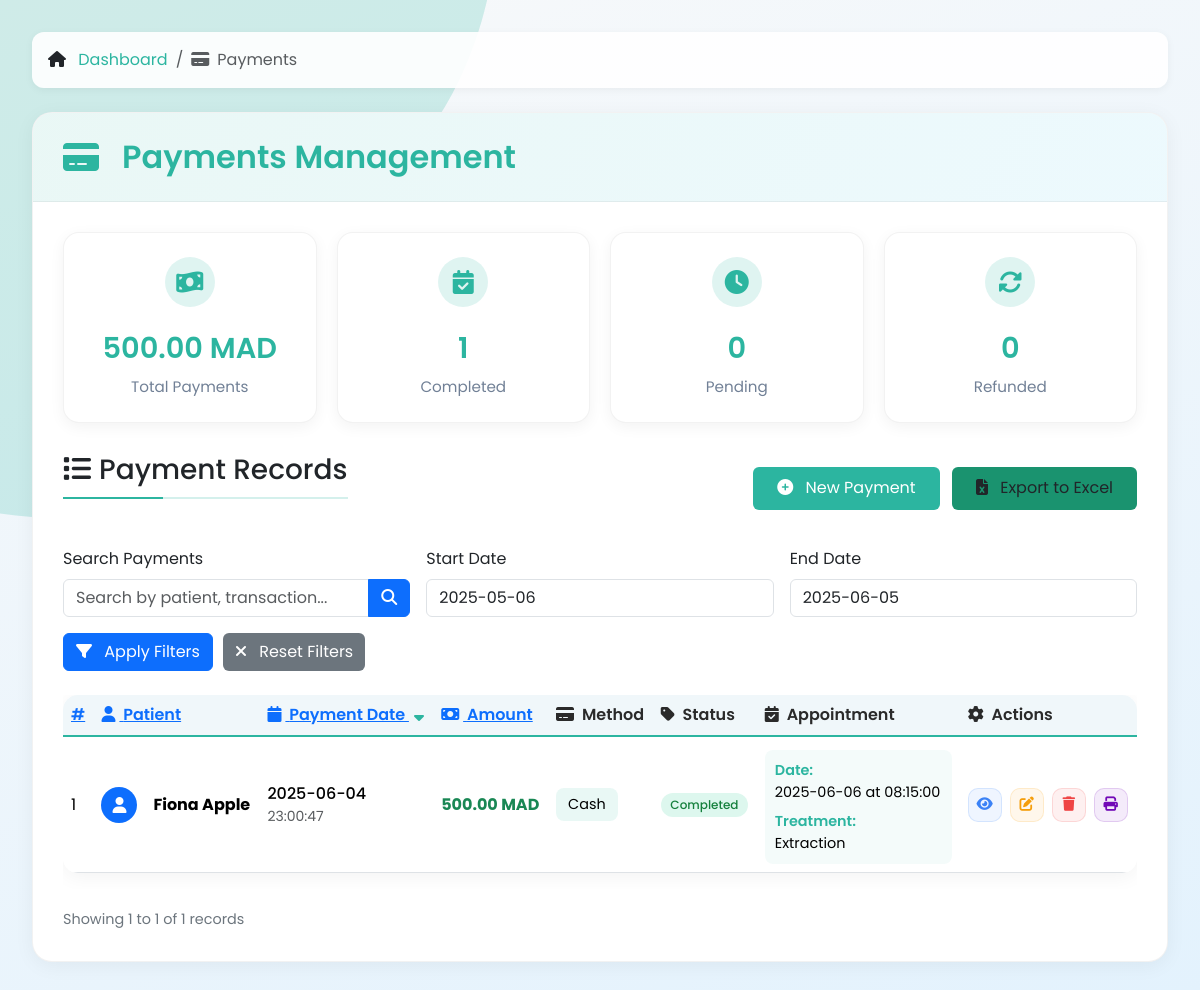
The page /payments.php on the database its author committed.
### tables this page shows
CREATE TABLE `payments` (
  `id` int NOT NULL,
  `patient_id` int NOT NULL,
  `appointment_id` int DEFAULT NULL,
  `amount` decimal(10,2) NOT NULL,
  `payment_date` date NOT NULL,
  `payment_time` time DEFAULT NULL,
  `payment_method` enum('cash','credit_card','debit_card','bank_transfer','check') NOT NULL,
  `status` enum('completed','pending','failed','refunded') DEFAULT 'completed',
  `transaction_id` varchar(100) DEFAULT NULL,
  `notes` text,
  `created_at` timestamp NULL DEFAULT CURRENT_TIMESTAMP,
  `updated_at` timestamp NULL DEFAULT CURRENT_TIMESTAMP ON UPDATE CURRENT_TIMESTAMP
);

CREATE TABLE `patients` (
  `id` int NOT NULL,
  `full_name` varchar(100) NOT NULL,
  `phone` varchar(20) NOT NULL,
  `cna` varchar(20) DEFAULT NULL,
  `address` varchar(255) DEFAULT NULL,
  `working_type` enum('student','employed','self-employed','unemployed') NOT NULL,
  `created_at` datetime DEFAULT CURRENT_TIMESTAMP,
  `age` int NOT NULL
);

CREATE TABLE `appointments` (
  `id` int NOT NULL,
  `patient_id` int DEFAULT NULL,
  `dentist_id` int DEFAULT NULL,
  `appointment_date` date NOT NULL,
  `appointment_time` time NOT NULL,
  `treatment_type` varchar(100) DEFAULT NULL,
  `status` enum('scheduled','completed','cancelled') DEFAULT 'scheduled',
  `invoice_id` int DEFAULT NULL,
  `notes` text
);

### payments.php (the view, shortened to what this page needs)
<?php
require_once 'config.php';
$payments = [];
$limit = 10;
$page = isset($_GET['page']) ? (int)$_GET['page'] : 1;
$page = max($page, 1);
$offset = ($page - 1) * $limit;
$sort = isset($_GET['sort']) ? $_GET['sort'] : 'payment_date';
$order = isset($_GET['order']) ? $_GET['order'] : 'DESC';
$order = in_array(strtoupper($order), ['ASC', 'DESC']) ? strtoupper($order) : 'DESC';
$search = isset($_GET['search']) ? trim($_GET['search']) : '';
$start_date = isset($_GET['start_date']) ? $_GET['start_date'] : date('Y-m-d', strtotime('-30 days'));
$end_date = isset($_GET['end_date']) ? $_GET['end_date'] : date('Y-m-d');
$query = "SELECT p.*, pat.full_name, a.appointment_date, a.appointment_time, a.treatment_type
        FROM payments p
        LEFT JOIN patients pat ON p.patient_id = pat.id
        LEFT JOIN appointments a ON p.appointment_id = a.id
        WHERE p.payment_date BETWEEN :start_date AND :end_date";
$query .= " ORDER BY $sort $order";
$query .= " LIMIT :limit OFFSET :offset";
try {
    $paymentsQuery = $pdo->prepare($query);
    $paymentsQuery->bindValue(':start_date', $start_date);
    $paymentsQuery->bindValue(':end_date', $end_date);
    $paymentsQuery->bindValue(':limit', $limit, PDO::PARAM_INT);
    $paymentsQuery->bindValue(':offset', $offset, PDO::PARAM_INT);
    $paymentsQuery->execute();
    $payments = $paymentsQuery->fetchAll();
} catch (PDOException $e) {
    error_log("Error fetching payments: " . $e->getMessage());
    $payments = [];
}
try {
    $countQuery = "SELECT COUNT(*)
        FROM payments p
        LEFT JOIN patients pat ON p.patient_id = pat.id
        WHERE p.payment_date BETWEEN :start_date AND :end_date";
    $countStmt = $pdo->prepare($countQuery);
    $countStmt->bindValue(':start_date', $start_date);
    $countStmt->bindValue(':end_date', $end_date);
    $countStmt->execute();
    $totalPayments = $countStmt->fetchColumn();
} catch (PDOException $e) {
    error_log("Error fetching payment count: " . $e->getMessage());
    $totalPayments = 0;
}
$totalAmount = 0;
$completedCount = 0;
$pendingCount = 0;
$refundedCount = 0;
foreach ($payments as $p) {
    $totalAmount += $p['amount'];
    if ($p['status'] === 'completed') $completedCount++;
}
?>
<!DOCTYPE html>
<html lang="en">
<head>
    <link href="https://cdn.jsdelivr.net/npm/bootstrap@5.3.3/dist/css/bootstrap.min.css" rel="stylesheet">
    <link rel="stylesheet" href="https://cdnjs.cloudflare.com/ajax/libs/font-awesome/6.4.0/css/all.min.css">
    <link rel="stylesheet" href="https://cdn.jsdelivr.net/npm/flatpickr/dist/flatpickr.min.css">
</head>
<body>
    <nav class="mb-4">
    <ol class="breadcrumb">
    <li class="breadcrumb-item">
        <i class="fas fa-home me-2"></i>
        <a href="dashboard.php">Dashboard</a>
    </li>
    <li class="breadcrumb-item active">
        <i class="fas fa-credit-card me-2"></i>Payments
    </li>
</ol>
    </nav>
    <div class="app-container">
        <div class="app-header">
            <h2><i class="fas fa-credit-card me-2"></i> Payments Management</h2>
        </div>
        <div class="app-content">
            <div class="stats-grid">
                <div class="stat-card">
                    <div class="stat-icon">
                        <i class="fas fa-money-bill-wave"></i>
                    </div>
                    <div class="stat-value"><?= number_format($totalAmount, 2) ?> MAD</div>
                    <div class="stat-label">Total Payments</div>
                </div>
                <div class="stat-card">
                    <div class="stat-icon">
                        <i class="fas fa-calendar-check"></i>
                    </div>
                    <div class="stat-value"><?= $completedCount ?></div>
                    <div class="stat-label">Completed</div>
                </div>
                <div class="stat-card">
                    <div class="stat-icon">
                        <i class="fas fa-clock"></i>
                    </div>
                    <div class="stat-value"><?= $pendingCount ?></div>
                    <div class="stat-label">Pending</div>
                </div>
                <div class="stat-card">
                    <div class="stat-icon">
                        <i class="fas fa-sync-alt"></i>
                    </div>
                    <div class="stat-value"><?= $refundedCount ?></div>
                    <div class="stat-label">Refunded</div>
                </div>
            </div>
            <div class="d-flex justify-content-between align-items-center mb-4">
                <h3 class="section-title"><i class="fas fa-list me-2"></i>Payment Records</h3>
                <div>
                    <button class="btn btn-success me-2" data-bs-toggle="modal" data-bs-target="#addPaymentModal">
                        <i class="fas fa-plus-circle me-2"></i> New Payment
                    </button>
                    <form id="exportForm" method="POST" style="display: inline;">
                        <button type="submit" class="btn export-btn">
                            <i class="fas fa-file-excel me-2"></i> Export to Excel
                        </button>
                    </form>
                </div>
            </div>
            <form method="GET" id="filtersForm" class="mb-4">
                <div class="row g-3">
                    <div class="col-md-4">
                        <label class="form-label">Search Payments</label>
                        <div class="input-group">
                            <input type="text" name="search" id="searchInput" value="<?= htmlspecialchars($search) ?>"
                                   class="form-control" placeholder="Search by patient, transaction..."
                                   onkeyup="liveSearch()">
                            <button class="btn btn-primary" type="submit">
                                <i class="fas fa-search"></i>
                            </button>
                        </div>
                    </div>
                    <div class="col-md-4">
                        <label class="form-label">Start Date</label>
                        <input type="text" class="form-control date-picker" id="start_date" name="start_date"
                               value="<?= htmlspecialchars($start_date) ?>" placeholder="Select start date">
                    </div>
                    <div class="col-md-4">
                        <label class="form-label">End Date</label>
                        <input type="text" class="form-control date-picker" id="end_date" name="end_date"
                               value="<?= htmlspecialchars($end_date) ?>" placeholder="Select end date">
                    </div>
                </div>
                <div class="filter-buttons mt-3">
                    <button type="submit" class="btn btn-primary">
                        <i class="fas fa-filter me-2"></i> Apply Filters
                    </button>
                    <button type="button" class="btn btn-reset" onclick="resetFilters()">
                        <i class="fas fa-times me-2"></i> Reset Filters
                    </button>
                </div>
            </form>
            <div class="table-responsive">
                <table class="table table-hover align-middle">
                    <thead class="table-light">
                        <tr>
                            <th>
                                <a href="?<?= http_build_query(array_merge($_GET, ['sort' => 'id', 'order' => $sort === 'id' && $order === 'DESC' ? 'ASC' : 'DESC'])) ?>">
                                    #
                                </a>
                            </th>
                            <th>
                                <a href="?<?= http_build_query(array_merge($_GET, ['sort' => 'full_name', 'order' => $sort === 'full_name' && $order === 'DESC' ? 'ASC' : 'DESC'])) ?>">
                                    <i class="fas fa-user me-1"></i> Patient
                                </a>
                            </th>
                            <th>
                                <a href="?<?= http_build_query(array_merge($_GET, ['sort' => 'payment_date', 'order' => $sort === 'payment_date' && $order === 'DESC' ? 'ASC' : 'DESC'])) ?>">
                                    <i class="fas fa-calendar me-1"></i> Payment Date
                                    <?php if ($sort === 'payment_date'): ?>
                                        <i class="fas fa-sort-<?= $order === 'ASC' ? 'up' : 'down' ?> sort-icon"></i>
                                    <?php endif; ?>
                                </a>
                            </th>
                            <th>
                                <a href="?<?= http_build_query(array_merge($_GET, ['sort' => 'amount', 'order' => $sort === 'amount' && $order === 'DESC' ? 'ASC' : 'DESC'])) ?>">
                                    <i class="fas fa-money-bill me-1"></i> Amount
                                </a>
                            </th>
                            <th><i class="fas fa-credit-card me-1"></i> Method</th>
                            <th><i class="fas fa-tag me-1"></i> Status</th>
                            <th><i class="fas fa-calendar-check me-1"></i> Appointment</th>
                            <th><i class="fas fa-cog me-1"></i> Actions</th>
                        </tr>
                    </thead>
                    <tbody id="paymentsTableBody">
                        <?php if (count($payments) > 0): ?>
                            <?php foreach ($payments as $i => $p):
                                $statusClass = [
                                    'completed' => 'badge-completed',
                                    'pending' => 'badge-pending',
                                    'refunded' => 'badge-refunded',
                                    'failed' => 'badge-failed'
                                ];
                                $class = $statusClass[$p['status']] ?? '';
                            ?>
                                <tr data-payment='<?= htmlspecialchars(json_encode($p)) ?>'>
                                    <td><?= $offset + $i + 1 ?></td>
                                    <td>
                                        <div class="d-flex align-items-center">
                                            <div class="bg-primary rounded-circle d-flex align-items-center justify-content-center" style="width: 36px; height: 36px;">
                                                <i class="fas fa-user text-white"></i>
                                            </div>
                                            <div class="ms-3">
                                                <strong><?= htmlspecialchars($p['full_name']) ?></strong>
                                            </div>
                                        </div>
                                    </td>
                                    <td>
                                        <div class="fw-medium"><?= $p['payment_date'] ?></div>
                                        <div class="text-muted small"><?= $p['payment_time'] ?></div>
                                    </td>
                                    <td class="fw-bold text-success"><?= number_format($p['amount'], 2) ?> MAD</td>
                                    <td>
                                        <span class="payment-method text-capitalize">
                                            <?= $p['payment_method'] ?>
                                        </span>
                                    </td>
                                    <td>
                                        <span class="badge <?= $class ?>"><?= ucfirst($p['status']) ?></span>
                                    </td>
                                    <td>
                                        <?php if ($p['appointment_date']): ?>
                                            <div class="appointment-details">
                                                <div class="appointment-label">Date:</div>
                                                <div><?= $p['appointment_date'] ?> at <?= $p['appointment_time'] ?></div>
                                                <div class="appointment-label mt-2">Treatment:</div>
                                                <div><?= $p['treatment_type'] ? $p['treatment_type'] : 'N/A' ?></div>
                                            </div>
                                        <?php else: ?>
                                            <div class="text-muted small">No appointment</div>
                                        <?php endif; ?>
                                    </td>
                                    <td>
                                        <div class="action-buttons">
                                            <button class="btn-view action-btn" data-bs-toggle="modal" data-bs-target="#paymentModal" onclick="loadPaymentDetails(this)" title="View">
                                                <i class="fas fa-eye"></i>
                                            </button>
                                            <button class="btn-edit action-btn" data-bs-toggle="modal" data-bs-target="#editPaymentModal" onclick="loadEditPayment(this)" title="Edit">
                                                <i class="fas fa-edit"></i>
                                            </button>
                                            <button class="btn-delete action-btn" onclick="showDeleteConfirmation(<?= $p['id'] ?>)" title="Delete">
                                                <i class="fas fa-trash"></i>
                                            </button>
                                            <button class="btn-print action-btn" onclick="printPayment(this)" title="Print">
                                                <i class="fas fa-print"></i>
                                            </button>
                                        </div>
                                    </td>
                                </tr>
                            <?php endforeach; ?>
                        <?php endif; ?>
                    </tbody>
                </table>
            </div>
            <div class="pagination-container">
                <div class="page-info">
                    Showing <?= $offset + 1 ?> to <?= min($offset + $limit, $totalPayments) ?> of <?= $totalPayments ?> records
                </div>
            </div>
        </div>
    </div>
</body>
</html>

### rows shown on the page
payments: i "1", patient.full_name "Fiona Apple", payment_date "2025-06-04", payment_time "23:00:47", amount "500.00", payment_method "Cash", status "Completed", appointment.appointment_date "2025-06-06", appointment.appointment_time "08:15:00", appointment.treatment_type "Extraction"

### other values the page prints
$totalAmount "500.00"
$completedCount "1"
$pendingCount "0"
$refundedCount "0"
$offset + 1 "1"
min($offset + $limit, $totalPayments) "1"
$totalPayments "1"
